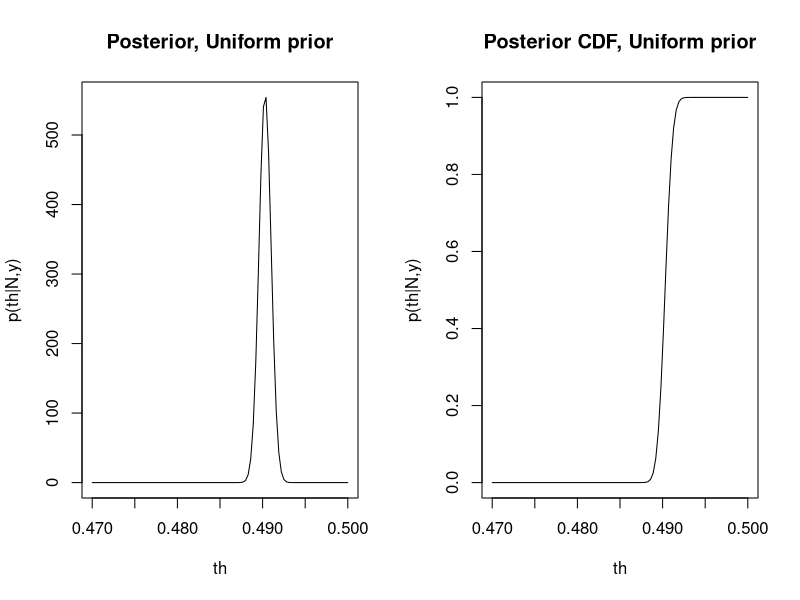
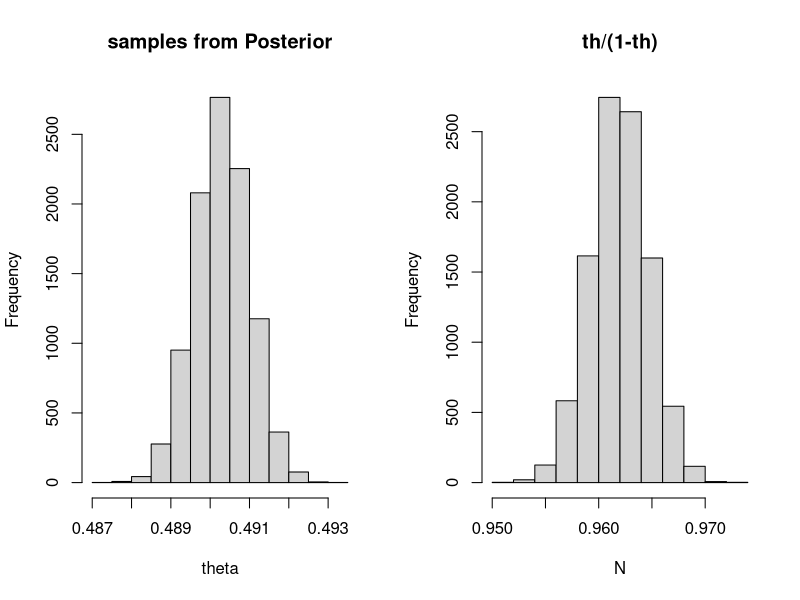

The R source for these figures, in order:
## ---- chunk 1
knitr::opts_chunk$set(echo = TRUE)
## ---- chunk 2
241945/(241945 + 251527)
## ---- chunk 3
# Set the data into variables
n <- 241945 + 251527
y <- 241945

# construct a vector of theta values for visualization
# Note! we draw the probability density function only for 
#       short interval of theta values since it is so peaked
x <- seq(0.47, 0.50, length=101)  # the evaluation points

# plot the posterior probability density p(th|n,y) 
#  (type "?dbeta" to get help on how to use the dbeta function)
par(mfrow=c(1,2))           # divide plot into 2 subplots
p <- dbeta(x, y+1, n-y+1)   # calculate the probability density
plot(x,p, main="Posterior, Uniform prior", xlab="th", ylab="p(th|N,y)", type="l")

# --- plot cumulative density function 
cdf <- pbeta(x, y+1, n-y+1)  # calculate the probability density
plot(x,cdf, main="Posterior CDF, Uniform prior", xlab="th", ylab="p(th|N,y)", type="l")
## ---- chunk 4
# 
qbeta(c(0.025,0.5,0.975), y+1, n-y+1)  
pbeta(0.485, y+1, n-y+1)
## ---- chunk 5
# Sample random draws from the posterior distribution and use them 
# to visualize the distribution and to calculate the posterior mean 
# and variance
th <- rbeta(10000, y+1, n-y+1)
hist(th, main="samples from Posterior", xlab="theta")

# --- calculate posterior mean and variance and 95% interval ---
mean(th)
var(th)
quantile(th, c(0.025, 0.975))

# --- Calculate probability p(th < 0.485)           ---
sum(th<0.485)/length(th)
## ---- chunk 6
#  Visualize the posterior distribution of odds ratio theta/(1- theta)
hist(th/(1-th), main="th/(1-th)", xlab="N")

# --- Calculate the probability that odds ratio is less than 1.0   
sum(th/(1-th)<1.0)/length(th) 

# calculate the central 95% posterior interval of odds ratio
quantile(th/(1-th), c(0.025, 0.975))
